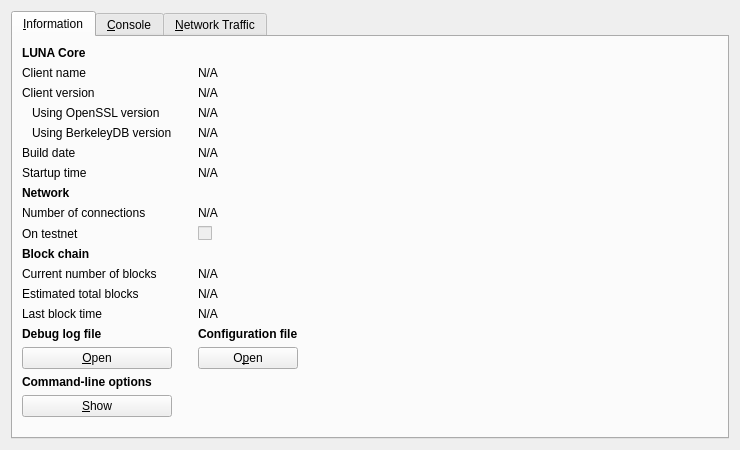
<?xml version="1.0" encoding="UTF-8"?>
<ui version="4.0">
 <class>RPCConsole</class>
 <widget class="QWidget" name="RPCConsole">
  <property name="geometry">
   <rect>
    <x>0</x>
    <y>0</y>
    <width>740</width>
    <height>450</height>
   </rect>
  </property>
  <property name="windowTitle">
   <string>LUNA - Debug window</string>
  </property>
  <layout class="QVBoxLayout" name="verticalLayout_2">
   <item>
    <widget class="QTabWidget" name="tabWidget">
     <property name="currentIndex">
      <number>0</number>
     </property>
     <widget class="QWidget" name="tab_info">
      <attribute name="title">
       <string>&amp;Information</string>
      </attribute>
      <layout class="QGridLayout" name="gridLayout">
       <item row="15" column="2">
        <widget class="QLabel" name="labelConfigfile">
         <property name="font">
          <font>
           <weight>75</weight>
           <bold>true</bold>
          </font>
         </property>
         <property name="text">
          <string>Configuration file</string>
         </property>
        </widget>
       </item>
       <item row="13" column="2">
        <widget class="QLabel" name="lastBlockTime">
         <property name="cursor">
          <cursorShape>IBeamCursor</cursorShape>
         </property>
         <property name="text">
          <string>N/A</string>
         </property>
         <property name="textFormat">
          <enum>Qt::PlainText</enum>
         </property>
         <property name="textInteractionFlags">
          <set>Qt::LinksAccessibleByMouse|Qt::TextSelectableByKeyboard|Qt::TextSelectableByMouse</set>
         </property>
        </widget>
       </item>
       <item row="11" column="0">
        <widget class="QLabel" name="label_3">
         <property name="text">
          <string>Current number of blocks</string>
         </property>
        </widget>
       </item>
       <item row="11" column="2">
        <widget class="QLabel" name="numberOfBlocks">
         <property name="cursor">
          <cursorShape>IBeamCursor</cursorShape>
         </property>
         <property name="text">
          <string>N/A</string>
         </property>
         <property name="textFormat">
          <enum>Qt::PlainText</enum>
         </property>
         <property name="textInteractionFlags">
          <set>Qt::LinksAccessibleByMouse|Qt::TextSelectableByKeyboard|Qt::TextSelectableByMouse</set>
         </property>
        </widget>
       </item>
       <item row="17" column="0">
        <widget class="QLabel" name="labelCLOptions">
         <property name="font">
          <font>
           <weight>75</weight>
           <bold>true</bold>
          </font>
         </property>
         <property name="text">
          <string>Command-line options</string>
         </property>
        </widget>
       </item>
       <item row="16" column="0">
        <widget class="QPushButton" name="openDebugLogfileButton">
         <property name="toolTip">
          <string>Open the LUNA debug log file from the current data directory. This can take a few seconds for large log files.</string>
         </property>
         <property name="text">
          <string>&amp;Open</string>
         </property>
         <property name="autoDefault">
          <bool>false</bool>
         </property>
        </widget>
       </item>
       <item row="15" column="0">
        <widget class="QLabel" name="labelDebugLogfile">
         <property name="font">
          <font>
           <weight>75</weight>
           <bold>true</bold>
          </font>
         </property>
         <property name="text">
          <string>Debug log file</string>
         </property>
        </widget>
       </item>
       <item row="18" column="3" rowspan="2">
        <spacer name="horizontalSpacer">
         <property name="orientation">
          <enum>Qt::Horizontal</enum>
         </property>
         <property name="sizeHint" stdset="0">
          <size>
           <width>404</width>
           <height>20</height>
          </size>
         </property>
        </spacer>
       </item>
       <item row="19" column="1">
        <spacer name="verticalSpacer">
         <property name="orientation">
          <enum>Qt::Vertical</enum>
         </property>
         <property name="sizeHint" stdset="0">
          <size>
           <width>20</width>
           <height>40</height>
          </size>
         </property>
        </spacer>
       </item>
       <item row="18" column="0">
        <widget class="QPushButton" name="showCLOptionsButton">
         <property name="toolTip">
          <string>Show the LUNA-Qt help message to get a list with possible LUNA command-line options.</string>
         </property>
         <property name="text">
          <string>&amp;Show</string>
         </property>
         <property name="autoDefault">
          <bool>false</bool>
         </property>
        </widget>
       </item>
       <item row="13" column="0">
        <widget class="QLabel" name="label_2">
         <property name="text">
          <string>Last block time</string>
         </property>
        </widget>
       </item>
       <item row="7" column="0">
        <widget class="QLabel" name="label_11">
         <property name="font">
          <font>
           <weight>75</weight>
           <bold>true</bold>
          </font>
         </property>
         <property name="text">
          <string>Network</string>
         </property>
        </widget>
       </item>
       <item row="6" column="2">
        <widget class="QLabel" name="startupTime">
         <property name="cursor">
          <cursorShape>IBeamCursor</cursorShape>
         </property>
         <property name="text">
          <string>N/A</string>
         </property>
         <property name="textFormat">
          <enum>Qt::PlainText</enum>
         </property>
         <property name="textInteractionFlags">
          <set>Qt::LinksAccessibleByMouse|Qt::TextSelectableByKeyboard|Qt::TextSelectableByMouse</set>
         </property>
        </widget>
       </item>
       <item row="6" column="0">
        <widget class="QLabel" name="label_13">
         <property name="text">
          <string>Startup time</string>
         </property>
        </widget>
       </item>
       <item row="9" column="0">
        <widget class="QLabel" name="label_8">
         <property name="text">
          <string>On testnet</string>
         </property>
        </widget>
       </item>
       <item row="8" column="2">
        <widget class="QLabel" name="numberOfConnections">
         <property name="cursor">
          <cursorShape>IBeamCursor</cursorShape>
         </property>
         <property name="text">
          <string>N/A</string>
         </property>
         <property name="textFormat">
          <enum>Qt::PlainText</enum>
         </property>
         <property name="textInteractionFlags">
          <set>Qt::LinksAccessibleByMouse|Qt::TextSelectableByKeyboard|Qt::TextSelectableByMouse</set>
         </property>
        </widget>
       </item>
       <item row="8" column="0">
        <widget class="QLabel" name="label_7">
         <property name="text">
          <string>Number of connections</string>
         </property>
        </widget>
       </item>
       <item row="10" column="0">
        <widget class="QLabel" name="label_10">
         <property name="font">
          <font>
           <weight>75</weight>
           <bold>true</bold>
          </font>
         </property>
         <property name="text">
          <string>Block chain</string>
         </property>
        </widget>
       </item>
       <item row="9" column="2">
        <widget class="QCheckBox" name="isTestNet">
         <property name="enabled">
          <bool>false</bool>
         </property>
         <property name="text">
          <string/>
         </property>
        </widget>
       </item>
       <item row="12" column="0">
        <widget class="QLabel" name="label_4">
         <property name="text">
          <string>Estimated total blocks</string>
         </property>
        </widget>
       </item>
       <item row="12" column="2">
        <widget class="QLabel" name="totalBlocks">
         <property name="cursor">
          <cursorShape>IBeamCursor</cursorShape>
         </property>
         <property name="text">
          <string>N/A</string>
         </property>
         <property name="textFormat">
          <enum>Qt::PlainText</enum>
         </property>
         <property name="textInteractionFlags">
          <set>Qt::LinksAccessibleByMouse|Qt::TextSelectableByKeyboard|Qt::TextSelectableByMouse</set>
         </property>
        </widget>
       </item>
       <item row="2" column="2">
        <widget class="QLabel" name="clientVersion">
         <property name="cursor">
          <cursorShape>IBeamCursor</cursorShape>
         </property>
         <property name="text">
          <string>N/A</string>
         </property>
         <property name="textFormat">
          <enum>Qt::PlainText</enum>
         </property>
         <property name="textInteractionFlags">
          <set>Qt::LinksAccessibleByMouse|Qt::TextSelectableByKeyboard|Qt::TextSelectableByMouse</set>
         </property>
        </widget>
       </item>
       <item row="4" column="0">
        <widget class="QLabel" name="label_berkeleyDBVersion">
         <property name="text">
          <string>Using BerkeleyDB version</string>
         </property>
         <property name="indent">
          <number>10</number>
         </property>
        </widget>
       </item>
       <item row="3" column="0">
        <widget class="QLabel" name="label_14">
         <property name="text">
          <string>Using OpenSSL version</string>
         </property>
         <property name="indent">
          <number>10</number>
         </property>
        </widget>
       </item>
       <item row="3" column="2">
        <widget class="QLabel" name="openSSLVersion">
         <property name="cursor">
          <cursorShape>IBeamCursor</cursorShape>
         </property>
         <property name="text">
          <string>N/A</string>
         </property>
         <property name="textFormat">
          <enum>Qt::PlainText</enum>
         </property>
         <property name="textInteractionFlags">
          <set>Qt::LinksAccessibleByMouse|Qt::TextSelectableByKeyboard|Qt::TextSelectableByMouse</set>
         </property>
        </widget>
       </item>
       <item row="4" column="2">
        <widget class="QLabel" name="berkeleyDBVersion">
         <property name="cursor">
          <cursorShape>IBeamCursor</cursorShape>
         </property>
         <property name="text">
          <string>N/A</string>
         </property>
         <property name="textFormat">
          <enum>Qt::PlainText</enum>
         </property>
         <property name="textInteractionFlags">
          <set>Qt::LinksAccessibleByMouse|Qt::TextSelectableByKeyboard|Qt::TextSelectableByMouse</set>
         </property>
        </widget>
       </item>
       <item row="5" column="0">
        <widget class="QLabel" name="label_12">
         <property name="text">
          <string>Build date</string>
         </property>
        </widget>
       </item>
       <item row="5" column="2">
        <widget class="QLabel" name="buildDate">
         <property name="cursor">
          <cursorShape>IBeamCursor</cursorShape>
         </property>
         <property name="text">
          <string>N/A</string>
         </property>
         <property name="textFormat">
          <enum>Qt::PlainText</enum>
         </property>
         <property name="textInteractionFlags">
          <set>Qt::LinksAccessibleByMouse|Qt::TextSelectableByKeyboard|Qt::TextSelectableByMouse</set>
         </property>
        </widget>
       </item>
       <item row="2" column="0">
        <widget class="QLabel" name="label_6">
         <property name="text">
          <string>Client version</string>
         </property>
        </widget>
       </item>
       <item row="0" column="0">
        <widget class="QLabel" name="label_9">
         <property name="font">
          <font>
           <weight>75</weight>
           <bold>true</bold>
          </font>
         </property>
         <property name="text">
          <string>LUNA Core</string>
         </property>
        </widget>
       </item>
       <item row="1" column="2">
        <widget class="QLabel" name="clientName">
         <property name="cursor">
          <cursorShape>IBeamCursor</cursorShape>
         </property>
         <property name="text">
          <string>N/A</string>
         </property>
         <property name="textFormat">
          <enum>Qt::PlainText</enum>
         </property>
         <property name="textInteractionFlags">
          <set>Qt::LinksAccessibleByMouse|Qt::TextSelectableByKeyboard|Qt::TextSelectableByMouse</set>
         </property>
        </widget>
       </item>
       <item row="1" column="0">
        <widget class="QLabel" name="label_5">
         <property name="text">
          <string>Client name</string>
         </property>
        </widget>
       </item>
       <item row="14" column="2">
        <spacer name="verticalSpacer_2">
         <property name="orientation">
          <enum>Qt::Vertical</enum>
         </property>
         <property name="sizeHint" stdset="0">
          <size>
           <width>20</width>
           <height>20</height>
          </size>
         </property>
        </spacer>
       </item>
       <item row="16" column="2">
        <widget class="QPushButton" name="openConfigurationfileButton">
         <property name="toolTip">
          <string>Open the LUNA configuration file from the current data directory.</string>
         </property>
         <property name="text">
          <string>O&amp;pen</string>
         </property>
         <property name="autoDefault">
          <bool>false</bool>
         </property>
        </widget>
       </item>
      </layout>
     </widget>
     <widget class="QWidget" name="tab_console">
      <attribute name="title">
       <string>&amp;Console</string>
      </attribute>
      <layout class="QVBoxLayout" name="verticalLayout_3">
       <property name="spacing">
        <number>3</number>
       </property>
       <item>
        <widget class="QTextEdit" name="messagesWidget">
         <property name="minimumSize">
          <size>
           <width>0</width>
           <height>100</height>
          </size>
         </property>
         <property name="readOnly">
          <bool>true</bool>
         </property>
         <property name="tabKeyNavigation" stdset="0">
          <bool>false</bool>
         </property>
         <property name="columnCount" stdset="0">
          <number>2</number>
         </property>
        </widget>
       </item>
       <item>
        <layout class="QHBoxLayout" name="horizontalLayout">
         <property name="spacing">
          <number>3</number>
         </property>
         <item>
          <widget class="QLabel" name="label">
           <property name="text">
            <string notr="true">&gt;</string>
           </property>
          </widget>
         </item>
         <item>
          <widget class="QLineEdit" name="lineEdit"/>
         </item>
         <item>
          <widget class="QPushButton" name="clearButton">
           <property name="maximumSize">
            <size>
             <width>24</width>
             <height>24</height>
            </size>
           </property>
           <property name="toolTip">
            <string>Clear console</string>
           </property>
           <property name="text">
            <string/>
           </property>
           <property name="icon">
            <iconset resource="../bitcoin.qrc">
             <normaloff>:/icons/remove</normaloff>:/icons/remove</iconset>
           </property>
           <property name="shortcut">
            <string notr="true">Ctrl+L</string>
           </property>
           <property name="autoDefault">
            <bool>false</bool>
           </property>
          </widget>
         </item>
        </layout>
       </item>
      </layout>
     </widget>
     <widget class="QWidget" name="tab_nettraffic">
      <attribute name="title">
       <string>&amp;Network Traffic</string>
      </attribute>
      <layout class="QHBoxLayout" name="horizontalLayout_3">
       <item>
        <layout class="QVBoxLayout" name="verticalLayout_4">
         <item>
          <widget class="TrafficGraphWidget" name="trafficGraph" native="true">
           <property name="sizePolicy">
            <sizepolicy hsizetype="Expanding" vsizetype="Expanding">
             <horstretch>0</horstretch>
             <verstretch>0</verstretch>
            </sizepolicy>
           </property>
          </widget>
         </item>
         <item>
          <layout class="QHBoxLayout" name="horizontalLayout_2">
           <item>
            <widget class="QSlider" name="sldGraphRange">
             <property name="minimum">
              <number>1</number>
             </property>
             <property name="maximum">
              <number>288</number>
             </property>
             <property name="pageStep">
              <number>12</number>
             </property>
             <property name="value">
              <number>6</number>
             </property>
             <property name="orientation">
              <enum>Qt::Horizontal</enum>
             </property>
            </widget>
           </item>
           <item>
            <widget class="QLabel" name="lblGraphRange">
             <property name="minimumSize">
              <size>
               <width>100</width>
               <height>0</height>
              </size>
             </property>
             <property name="alignment">
              <set>Qt::AlignCenter</set>
             </property>
            </widget>
           </item>
           <item>
            <widget class="QPushButton" name="btnClearTrafficGraph">
             <property name="text">
              <string>&amp;Clear</string>
             </property>
             <property name="autoDefault">
              <bool>false</bool>
             </property>
            </widget>
           </item>
          </layout>
         </item>
        </layout>
       </item>
       <item>
        <layout class="QVBoxLayout" name="verticalLayout">
         <item>
          <widget class="QGroupBox" name="groupBox">
           <property name="title">
            <string>Totals</string>
           </property>
           <layout class="QVBoxLayout" name="verticalLayout_5">
            <item>
             <layout class="QHBoxLayout" name="horizontalLayout_4">
              <item>
               <widget class="Line" name="line">
                <property name="sizePolicy">
                 <sizepolicy hsizetype="Fixed" vsizetype="Fixed">
                  <horstretch>0</horstretch>
                  <verstretch>0</verstretch>
                 </sizepolicy>
                </property>
                <property name="minimumSize">
                 <size>
                  <width>10</width>
                  <height>0</height>
                 </size>
                </property>
                <property name="palette">
                 <palette>
                  <active>
                   <colorrole role="Light">
                    <brush brushstyle="SolidPattern">
                     <color alpha="255">
                      <red>0</red>
                      <green>255</green>
                      <blue>0</blue>
                     </color>
                    </brush>
                   </colorrole>
                  </active>
                  <inactive>
                   <colorrole role="Light">
                    <brush brushstyle="SolidPattern">
                     <color alpha="255">
                      <red>0</red>
                      <green>255</green>
                      <blue>0</blue>
                     </color>
                    </brush>
                   </colorrole>
                  </inactive>
                  <disabled>
                   <colorrole role="Light">
                    <brush brushstyle="SolidPattern">
                     <color alpha="255">
                      <red>0</red>
                      <green>255</green>
                      <blue>0</blue>
                     </color>
                    </brush>
                   </colorrole>
                  </disabled>
                 </palette>
                </property>
                <property name="orientation">
                 <enum>Qt::Horizontal</enum>
                </property>
               </widget>
              </item>
              <item>
               <widget class="QLabel" name="label_16">
                <property name="text">
                 <string>Received:</string>
                </property>
               </widget>
              </item>
              <item>
               <widget class="QLabel" name="lblBytesIn">
                <property name="minimumSize">
                 <size>
                  <width>50</width>
                  <height>0</height>
                 </size>
                </property>
                <property name="alignment">
                 <set>Qt::AlignRight|Qt::AlignTrailing|Qt::AlignVCenter</set>
                </property>
               </widget>
              </item>
             </layout>
            </item>
            <item>
             <layout class="QHBoxLayout" name="horizontalLayout_5">
              <item>
               <widget class="Line" name="line_2">
                <property name="sizePolicy">
                 <sizepolicy hsizetype="Fixed" vsizetype="Fixed">
                  <horstretch>0</horstretch>
                  <verstretch>0</verstretch>
                 </sizepolicy>
                </property>
                <property name="minimumSize">
                 <size>
                  <width>10</width>
                  <height>0</height>
                 </size>
                </property>
                <property name="palette">
                 <palette>
                  <active>
                   <colorrole role="Light">
                    <brush brushstyle="SolidPattern">
                     <color alpha="255">
                      <red>255</red>
                      <green>0</green>
                      <blue>0</blue>
                     </color>
                    </brush>
                   </colorrole>
                  </active>
                  <inactive>
                   <colorrole role="Light">
                    <brush brushstyle="SolidPattern">
                     <color alpha="255">
                      <red>255</red>
                      <green>0</green>
                      <blue>0</blue>
                     </color>
                    </brush>
                   </colorrole>
                  </inactive>
                  <disabled>
                   <colorrole role="Light">
                    <brush brushstyle="SolidPattern">
                     <color alpha="255">
                      <red>255</red>
                      <green>0</green>
                      <blue>0</blue>
                     </color>
                    </brush>
                   </colorrole>
                  </disabled>
                 </palette>
                </property>
                <property name="orientation">
                 <enum>Qt::Horizontal</enum>
                </property>
               </widget>
              </item>
              <item>
               <widget class="QLabel" name="label_17">
                <property name="text">
                 <string>Sent:</string>
                </property>
               </widget>
              </item>
              <item>
               <widget class="QLabel" name="lblBytesOut">
                <property name="minimumSize">
                 <size>
                  <width>50</width>
                  <height>0</height>
                 </size>
                </property>
                <property name="alignment">
                 <set>Qt::AlignRight|Qt::AlignTrailing|Qt::AlignVCenter</set>
                </property>
               </widget>
              </item>
             </layout>
            </item>
            <item>
             <spacer name="verticalSpacer_4">
              <property name="orientation">
               <enum>Qt::Vertical</enum>
              </property>
              <property name="sizeHint" stdset="0">
               <size>
                <width>20</width>
                <height>407</height>
               </size>
              </property>
             </spacer>
            </item>
           </layout>
          </widget>
         </item>
        </layout>
       </item>
      </layout>
     </widget>
    </widget>
   </item>
  </layout>
 </widget>
 <customwidgets>
  <customwidget>
   <class>TrafficGraphWidget</class>
   <extends>QWidget</extends>
   <header>trafficgraphwidget.h</header>
   <container>1</container>
   <slots>
    <slot>clear()</slot>
   </slots>
  </customwidget>
 </customwidgets>
 <resources>
  <include location="../bitcoin.qrc"/>
 </resources>
 <connections/>
</ui>
